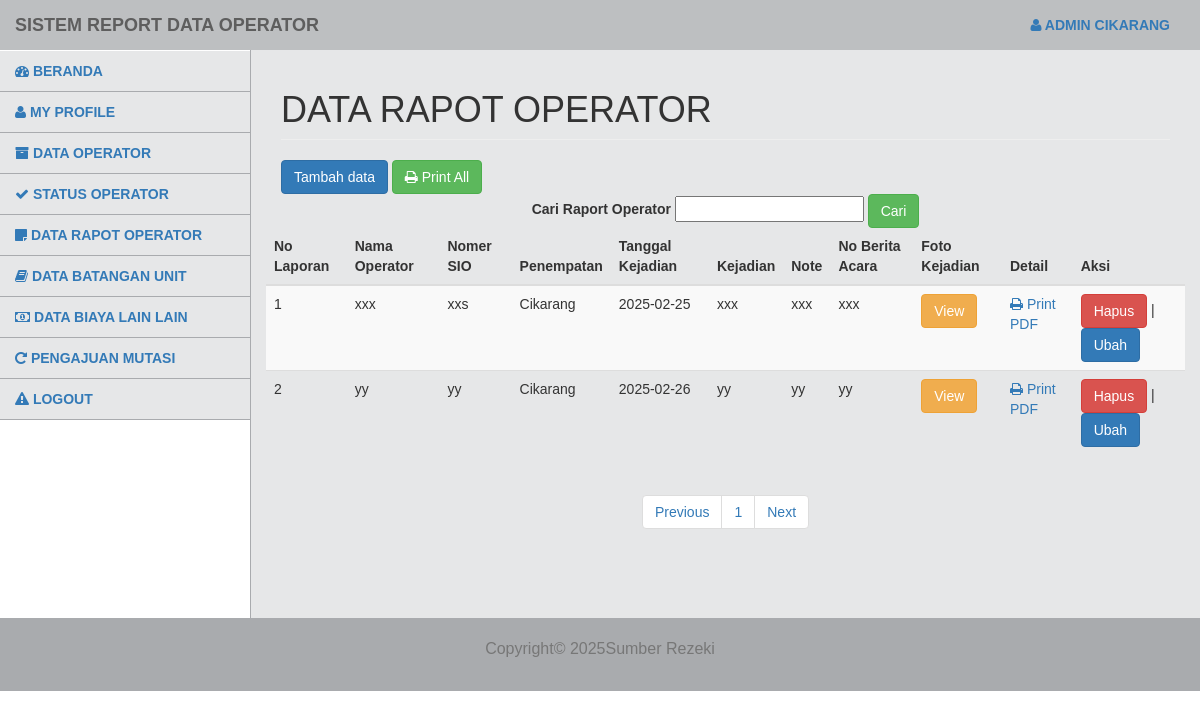
/petugas/index.php?m=rapot_opr&s=awal (signed in), run on the app's committed database.
### tables this page shows
CREATE TABLE `tb_petugas` (
  `id_petugas` int(11) NOT NULL,
  `username` varchar(255) NOT NULL,
  `password` varchar(255) NOT NULL,
  `nama` varchar(255) NOT NULL,
  `telepon` varchar(255) NOT NULL,
  `cabang` varchar(255) NOT NULL
);

CREATE TABLE `tb_laporan` (
  `id_laporan` int(11) NOT NULL,
  `nama_operator_report` varchar(255) NOT NULL,
  `no_sio_opr` varchar(255) NOT NULL,
  `penempatan` varchar(255) NOT NULL,
  `tgl_kejadian` date NOT NULL,
  `kejadian` varchar(255) NOT NULL,
  `note` varchar(255) NOT NULL,
  `no_berita_acara` varchar(255) NOT NULL,
  `foto_kejadian` varchar(255) NOT NULL
);

### petugas/modul/rapot_opr/paging.php (the view, shortened to what this page needs)
<?php
include '../koneksi.php';
$cabang_admin = $_SESSION['cabanginv2'];
$batas = 5;
$halaman = isset($_GET['halaman']) ? (int)$_GET['halaman'] : 1;
$halaman_awal = ($halaman > 1) ? ($halaman * $batas) - $batas : 0;
$query_count = "SELECT COUNT(*) as total FROM tb_laporan WHERE penempatan = ?";
$stmt_count = mysqli_prepare($koneksi, $query_count);
mysqli_stmt_bind_param($stmt_count, 's', $cabang_admin);
mysqli_stmt_execute($stmt_count);
$result_count = mysqli_stmt_get_result($stmt_count);
$row_count = mysqli_fetch_assoc($result_count);
$jumlah_data = $row_count['total'];
$total_halaman = ceil($jumlah_data / $batas);
if (isset($_POST['go'])) {
    $cari = mysqli_real_escape_string($koneksi, $_POST['cari']);
    $query_search = "SELECT * FROM tb_laporan WHERE penempatan = ?
                     AND (nama_operator_report LIKE ? OR no_sio_opr LIKE ?) LIMIT ?, ?";
    $stmt_search = mysqli_prepare($koneksi, $query_search);
    $search_term = "%" . $cari . "%";
    mysqli_stmt_bind_param($stmt_search, 'ssssi', $cabang_admin, $search_term, $search_term, $halaman_awal, $batas);
    mysqli_stmt_execute($stmt_search);
    $result_data = mysqli_stmt_get_result($stmt_search);
} else {
    $query_data = "SELECT * FROM tb_laporan WHERE penempatan = ? LIMIT ?, ?";
    $stmt_data = mysqli_prepare($koneksi, $query_data);
    mysqli_stmt_bind_param($stmt_data, 'sii', $cabang_admin, $halaman_awal, $batas);
    mysqli_stmt_execute($stmt_data);
    $result_data = mysqli_stmt_get_result($stmt_data);
}
$nomor = $halaman_awal + 1;
while ($row = mysqli_fetch_assoc($result_data)): ?>
    <tr>
        <td><?php echo $nomor++; ?></td>
        <td><?php echo $row['nama_operator_report']; ?></td>
        <td><?php echo $row['no_sio_opr']; ?></td>
        <td><?php echo $row['penempatan']; ?></td>
        <td><?php echo $row['tgl_kejadian']; ?></td>
        <td><?php echo $row['kejadian']; ?></td>
        <td><?php echo $row['note']; ?></td>
        <td><?php echo $row['no_berita_acara']; ?></td>
        <td>
            <a href="?m=rapot_opr&s=detail_foto&id_laporan=<?php echo $row['id_laporan']; ?>">
                <button class="btn btn-warning">View</button>
            </a>
        </td>
        <td>
            <a href="?m=rapot_opr&s=export_pdf&id_laporan=<?php echo $row['id_laporan']; ?>">
                <i class="fa fa-print"></i> Print PDF
            </a>
        </td>
        <td>
            <a href="?m=rapot_opr&s=hapus&id_laporan=<?php echo $row['id_laporan'];?>"
               onclick="return confirm('Yakin Akan dihapus?')">
               <button class="btn btn-danger">Hapus</button>
            </a> |
            <a href="?m=rapot_opr&s=ubah&id_laporan=<?php echo $row['id_laporan'];?>"
                onclick="return confirm('Yakin Akan diubah?')">
               <button class="btn btn-primary">Ubah</button>
            </a>
        </td>
    </tr>
<?php endwhile; ?>

### petugas/modul/rapot_opr/title.php (shortened to what this page needs)
<!DOCTYPE html>
<html>
  <head>
    <link href="../vendor/css/bootstrap/bootstrap.min.css" rel="stylesheet">
     <link href="../vendor/css/bootstrap/bootstrap.css" rel="stylesheet">
    <link href="../vendor/font-awesome/css/font-awesome.min.css" rel="stylesheet" type="text/css">
    <link href="../css/tampilanadmin.css" rel="stylesheet">
  </head>
  <body>
    <div id="wrapper">
      <nav class="navbar navbar-default navbar-static-top" role="navigation" style="margin-bottom: 0">
          <div class="navbar-header">
            <a class="navbar-brand">Sistem Report Data Operator</a>
          </div>
          <?php
          $id = $_SESSION['idinv2'];
           include '../koneksi.php';
           $sql = "SELECT * FROM tb_petugas WHERE id_petugas = '$id'";
           $query = mysqli_query($koneksi, $sql);
            $r = mysqli_fetch_array($query);
           ?>
            <ul class="nav navbar-top-links navbar-right">
            <li class="dropdown">
              <a class="dropdown-toggle" data-toggle="dropdown" href="#">
              <i class="fa fa-user"></i> <?php echo $r['nama']; ?>
              </a>
            </li>
          </ul>
        <div class="navbar-default sidebar" role="navigation">
          <div class="sidebar-nav navbar-collapse">
          <ul class="nav" id="side-menu">
              <li><a href="?m=awal.php"><i class="fa fa-dashboard"></i> Beranda</a></li>
              <li><a href="?m=my_profile&s=awal"><i class="fa fa-user"></i> My Profile</a></li>
              <li><a href="?m=operator&s=awal"><i class="fa fa-archive"></i> Data Operator</a></li>
              <li><a href="?m=statusOperator&s=awal"><i class="fa fa-check"></i> Status Operator</a></li>
              <li><a href="?m=rapot_opr&s=awal"><i class="fa fa-sticky-note"></i> Data Rapot Operator</a></li>
              <li><a href="?m=batanganUnit&s=awal"> <i class="fa fa-book"></i> Data Batangan Unit</a></li>
              <li><a href="?m=biayaLain&s=awal"> <i class="fa fa-money"></i> Data Biaya Lain Lain</a></li>
              <li><a href="?m=mutasi&s=awal"> <i class="fa fa-rotate-right"></i> Pengajuan Mutasi</a></li>
              <li><a href="logout.php" onclick="return confirm('yakin ingin logout?')"><i class="fa fa-warning"></i> Logout</a></li>
            </ul>
          </div>
        </div>
      </nav>
</div>
      <div id="page-wrapper">
        <div class="row">
          <div class="col-lg-12">
            <h1 class="page-header">Data Rapot Operator</h1>
          </div>
        </div>
<button type="button" class="btn btn-primary" data-toggle="modal" data-target="#exampleModalCenter">
  Tambah data
</button>
<a href="?m=rapot_opr&s=export_pdf&print=all" class="btn btn-success">
  <i class="fa fa-print"></i> Print All
</a>
  <center>
    <form action="" method="POST">
    <label>Cari Raport Operator</label>
    <input type="text" name="cari"> <button type="submit" name="go" class="btn btn-success">Cari</button>
  </form>
</center>
                              <div class="row">
                                <div class="table-responsive table--no-card m-b-30">
                                    <table class="table table-borderless table-striped table-earning">
                                        <thead>
                                            <tr>
                                 <th>No Laporan</th>
                                 <th>Nama Operator</th>
                                 <th>Nomer SIO</th>
                                 <th>Penempatan</th>
                                 <th>Tanggal Kejadian</th>
                                 <th>Kejadian</th>
                                 <th>Note</th>
                                 <th>No Berita Acara</th>
                                 <th>Foto Kejadian</th>
                                 <th>Detail</th>
                                 <th>Aksi</th>
                                            </tr>
                                          </thead>
                                        <tbody>
                                           <?php
                                            include 'paging.php';
                                            ?>
                                        </tbody>
                                    </table>
                                  <center>
                                      <ul class="pagination justify-content-center">
                                          <li class="page-item">
                                              <a class="page-link" <?php if ($halaman > 1) { echo "href='?m=rapot_opr&s=awal&halaman=$previous'"; } ?>>Previous</a>
                                          </li>
                                          <?php
                                          for ($x = 1; $x <= $total_halaman; $x++) {
                                              echo "<li class='page-item'><a class='page-link' href='?m=rapot_opr&s=awal&halaman=$x'>$x</a></li>";
                                          }
                                          ?>
                                          <li class="page-item">
                                              <a class="page-link" <?php if ($halaman < $total_halaman) { echo "href='?m=rapot_opr&ss=awal&halaman=$next'"; } ?>>Next</a>
                                          </li>
                                      </ul>
                                  </center>
                                </div>
                            </div>
      </div>
    <footer class="text-center">
      <div class="footer-below">
        <div class="container">
          <div class="row">
            <div class="col-lg-12">
            <p class="text-muted" style="font-size: 16px;">Copyright&copy; <script>document.write(new Date().getFullYear());</script>Sumber Rezeki</p>
            </div>
          </div>
        </div>
      </div>
    </footer>
  </body>
</html>

### css/tampilanadmin.css (style rules this page uses)
body { font-family: Arial, sans-serif; }
p { font-size: 15px; }
h1 { text-transform: uppercase; font-weight: 500; }
#wrapper { width: 100%; }
#page-wrapper { padding: 0 15px; min-height: 568px; background-color: #E6E7E8; }
@media (min-width: 768px) { #page-wrapper { position: inherit; margin: 0 0 0 250px; padding: 0 30px; border-left: 1px solid #A9ABAE; } }
.navbar { background-color: #BDBFC1; font-weight: 700; font-family: arial; text-transform: uppercase; border: none; }
.navbar-top-links { margin-right: 0; }
.navbar-top-links li { display: inline-block; }
.navbar-top-links li:last-child { margin-right: 15px; }
.navbar-top-links li a { padding: 15px; min-height: 50px; }
.sidebar { background-color: #E6E7E8; }
.sidebar .sidebar-nav.navbar-collapse { padding-left: 0; padding-right: 0; }
.sidebar ul li { border-bottom: 1px solid #A9ABAE; }
@media (min-width: 768px) { .sidebar { z-index: 1; position: absolute; width: 250px; margin-top: 51px; } }
@media (min-width: 768px) { .navbar-top-links { margin-left: auto; } }
footer { color: black; font-size: 15px; }
footer .footer-below { padding: 20px 0; background-color: #A9ABAE; }

### data on the page
tb_petugas: nama "ADMIN CIKARANG"
tb_laporan: nama_operator_report "xxx", no_sio_opr "xxs", penempatan "Cikarang", tgl_kejadian "2025-02-25", kejadian "xxx", note "xxx", no_berita_acara "xxx"
tb_laporan: nama_operator_report "yy", no_sio_opr "yy", penempatan "Cikarang", tgl_kejadian "2025-02-26", kejadian "yy", note "yy", no_berita_acara "yy"
